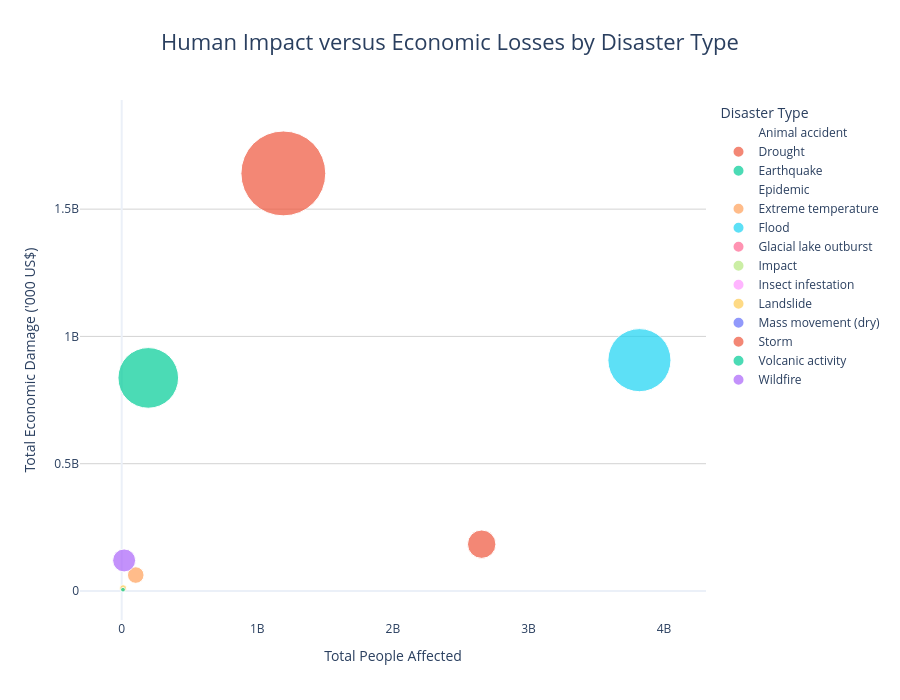

Source (notebook cell):
### Code cell
fig = px.scatter(
    bubble_data,
    x="Total Affected",
    y="Total Damages ('000 US$)",
    size="Total Damages ('000 US$)",
    color="Disaster Type",
    hover_name="Disaster Type",
    size_max=60,
    title="Human Impact versus Economic Losses by Disaster Type",
    labels={
        "Total Affected": "Total People Affected",
        "Total Damages ('000 US$)": "Total Economic Damage ('000 US$)"
    }
)

fig.update_layout(
    template="plotly_white",
    title={
        "text": "Human Impact versus Economic Losses by Disaster Type",
        "x": 0.5,
        "font": {"size": 22}
    },
    xaxis=dict(showgrid=False),
    yaxis=dict(showgrid=True, gridcolor="lightgray"),
    height=700
)

fig.show()

### Figure 1 — Plotly figure (JSON) as saved in the notebook; plotly's stock layout.template omitted (floating-point values rounded to 4 significant figures)
{"data": [{"hovertemplate": "<b>%{hovertext}</b><br><br>Disaster Type=Animal accident<br>Total People Affected=%{x}<br>Total Economic Damage ('000 US$)=%{marker.size}<extra></extra>", "hovertext": ["Animal accident"], "legendgroup": "Animal accident", "marker": {"color": "#636efa", "size": [0.0], "sizemode": "area", "sizeref": 455600.0, "symbol": "circle"}, "mode": "markers", "name": "Animal accident", "orientation": "v", "showlegend": true, "type": "scatter", "x": [5.0], "xaxis": "x", "y": [0.0], "yaxis": "y"}, {"hovertemplate": "<b>%{hovertext}</b><br><br>Disaster Type=Drought<br>Total People Affected=%{x}<br>Total Economic Damage ('000 US$)=%{marker.size}<extra></extra>", "hovertext": ["Drought"], "legendgroup": "Drought", "marker": {"color": "#EF553B", "size": [183900000.0], "sizemode": "area", "sizeref": 455600.0, "symbol": "circle"}, "mode": "markers", "name": "Drought", "orientation": "v", "showlegend": true, "type": "scatter", "x": [2655000000.0], "xaxis": "x", "y": [183900000.0], "yaxis": "y"}, {"hovertemplate": "<b>%{hovertext}</b><br><br>Disaster Type=Earthquake<br>Total People Affected=%{x}<br>Total Economic Damage ('000 US$)=%{marker.size}<extra></extra>", "hovertext": ["Earthquake"], "legendgroup": "Earthquake", "marker": {"color": "#00cc96", "size": [837100000.0], "sizemode": "area", "sizeref": 455600.0, "symbol": "circle"}, "mode": "markers", "name": "Earthquake", "orientation": "v", "showlegend": true, "type": "scatter", "x": [195900000.0], "xaxis": "x", "y": [837100000.0], "yaxis": "y"}, {"hovertemplate": "<b>%{hovertext}</b><br><br>Disaster Type=Epidemic<br>Total People Affected=%{x}<br>Total Economic Damage ('000 US$)=%{marker.size}<extra></extra>", "hovertext": ["Epidemic"], "legendgroup": "Epidemic", "marker": {"color": "#ab63fa", "size": [0.0], "sizemode": "area", "sizeref": 455600.0, "symbol": "circle"}, "mode": "markers", "name": "Epidemic", "orientation": "v", "showlegend": true, "type": "scatter", "x": [29040000.0], "xaxis": "x", "y": [0.0], "yaxis": "y"}, {"hovertemplate": "<b>%{hovertext}</b><br><br>Disaster Type=Extreme temperature <br>Total People Affected=%{x}<br>Total Economic Damage ('000 US$)=%{marker.size}<extra></extra>", "hovertext": ["Extreme temperature "], "legendgroup": "Extreme temperature ", "marker": {"color": "#FFA15A", "size": [62650000.0], "sizemode": "area", "sizeref": 455600.0, "symbol": "circle"}, "mode": "markers", "name": "Extreme temperature ", "orientation": "v", "showlegend": true, "type": "scatter", "x": [103600000.0], "xaxis": "x", "y": [62650000.0], "yaxis": "y"}, {"hovertemplate": "<b>%{hovertext}</b><br><br>Disaster Type=Flood<br>Total People Affected=%{x}<br>Total Economic Damage ('000 US$)=%{marker.size}<extra></extra>", "hovertext": ["Flood"], "legendgroup": "Flood", "marker": {"color": "#19d3f3", "size": [906800000.0], "sizemode": "area", "sizeref": 455600.0, "symbol": "circle"}, "mode": "markers", "name": "Flood", "orientation": "v", "showlegend": true, "type": "scatter", "x": [3818000000.0], "xaxis": "x", "y": [906800000.0], "yaxis": "y"}, {"hovertemplate": "<b>%{hovertext}</b><br><br>Disaster Type=Glacial lake outburst<br>Total People Affected=%{x}<br>Total Economic Damage ('000 US$)=%{marker.size}<extra></extra>", "hovertext": ["Glacial lake outburst"], "legendgroup": "Glacial lake outburst", "marker": {"color": "#FF6692", "size": [210000.0], "sizemode": "area", "sizeref": 455600.0, "symbol": "circle"}, "mode": "markers", "name": "Glacial lake outburst", "orientation": "v", "showlegend": true, "type": "scatter", "x": [24.0], "xaxis": "x", "y": [210000.0], "yaxis": "y"}, {"hovertemplate": "<b>%{hovertext}</b><br><br>Disaster Type=Impact<br>Total People Affected=%{x}<br>Total Economic Damage ('000 US$)=%{marker.size}<extra></extra>", "hovertext": ["Impact"], "legendgroup": "Impact", "marker": {"color": "#B6E880", "size": [33000.0], "sizemode": "area", "sizeref": 455600.0, "symbol": "circle"}, "mode": "markers", "name": "Impact", "orientation": "v", "showlegend": true, "type": "scatter", "x": [301500.0], "xaxis": "x", "y": [33000.0], "yaxis": "y"}, {"hovertemplate": "<b>%{hovertext}</b><br><br>Disaster Type=Insect infestation<br>Total People Affected=%{x}<br>Total Economic Damage ('000 US$)=%{marker.size}<extra></extra>", "hovertext": ["Insect infestation"], "legendgroup": "Insect infestation", "marker": {"color": "#FF97FF", "size": [230100.0], "sizemode": "area", "sizeref": 455600.0, "symbol": "circle"}, "mode": "markers", "name": "Insect infestation", "orientation": "v", "showlegend": true, "type": "scatter", "x": [2802000.0], "xaxis": "x", "y": [230100.0], "yaxis": "y"}, {"hovertemplate": "<b>%{hovertext}</b><br><br>Disaster Type=Landslide<br>Total People Affected=%{x}<br>Total Economic Damage ('000 US$)=%{marker.size}<extra></extra>", "hovertext": ["Landslide"], "legendgroup": "Landslide", "marker": {"color": "#FECB52", "size": [11090000.0], "sizemode": "area", "sizeref": 455600.0, "symbol": "circle"}, "mode": "markers", "name": "Landslide", "orientation": "v", "showlegend": true, "type": "scatter", "x": [10650000.0], "xaxis": "x", "y": [11090000.0], "yaxis": "y"}, {"hovertemplate": "<b>%{hovertext}</b><br><br>Disaster Type=Mass movement (dry)<br>Total People Affected=%{x}<br>Total Economic Damage ('000 US$)=%{marker.size}<extra></extra>", "hovertext": ["Mass movement (dry)"], "legendgroup": "Mass movement (dry)", "marker": {"color": "#636efa", "size": [9000.0], "sizemode": "area", "sizeref": 455600.0, "symbol": "circle"}, "mode": "markers", "name": "Mass movement (dry)", "orientation": "v", "showlegend": true, "type": "scatter", "x": [25490.0], "xaxis": "x", "y": [9000.0], "yaxis": "y"}, {"hovertemplate": "<b>%{hovertext}</b><br><br>Disaster Type=Storm<br>Total People Affected=%{x}<br>Total Economic Damage ('000 US$)=%{marker.size}<extra></extra>", "hovertext": ["Storm"], "legendgroup": "Storm", "marker": {"color": "#EF553B", "size": [1640000000.0], "sizemode": "area", "sizeref": 455600.0, "symbol": "circle"}, "mode": "markers", "name": "Storm", "orientation": "v", "showlegend": true, "type": "scatter", "x": [1192000000.0], "xaxis": "x", "y": [1640000000.0], "yaxis": "y"}, {"hovertemplate": "<b>%{hovertext}</b><br><br>Disaster Type=Volcanic activity<br>Total People Affected=%{x}<br>Total Economic Damage ('000 US$)=%{marker.size}<extra></extra>", "hovertext": ["Volcanic activity"], "legendgroup": "Volcanic activity", "marker": {"color": "#00cc96", "size": [5070000.0], "sizemode": "area", "sizeref": 455600.0, "symbol": "circle"}, "mode": "markers", "name": "Volcanic activity", "orientation": "v", "showlegend": true, "type": "scatter", "x": [9374000.0], "xaxis": "x", "y": [5070000.0], "yaxis": "y"}, {"hovertemplate": "<b>%{hovertext}</b><br><br>Disaster Type=Wildfire<br>Total People Affected=%{x}<br>Total Economic Damage ('000 US$)=%{marker.size}<extra></extra>", "hovertext": ["Wildfire"], "legendgroup": "Wildfire", "marker": {"color": "#ab63fa", "size": [120000000.0], "sizemode": "area", "sizeref": 455600.0, "symbol": "circle"}, "mode": "markers", "name": "Wildfire", "orientation": "v", "showlegend": true, "type": "scatter", "x": [17940000.0], "xaxis": "x", "y": [120000000.0], "yaxis": "y"}], "layout": {"height": 700, "legend": {"itemsizing": "constant", "title": {"text": "Disaster Type"}, "tracegroupgap": 0}, "title": {"font": {"size": 22}, "text": "Human Impact versus Economic Losses by Disaster Type", "x": 0.5}, "xaxis": {"anchor": "y", "domain": [0, 1], "showgrid": false, "title": {"text": "Total People Affected"}}, "yaxis": {"anchor": "x", "domain": [0, 1], "gridcolor": "lightgray", "showgrid": true, "title": {"text": "Total Economic Damage ('000 US$)"}}}}
